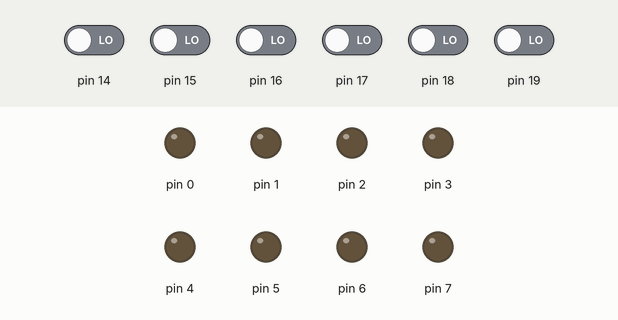
This sketch was run on a simulated Arduino Uno, built with avr-gcc and run on an emulated ATmega328P. On the bench: output pins drawn as LEDs (lit = HIGH). Inputs (shaded band) come from the test bench; at power-on: pin 14–19 LOW.

Above: at 1.2 s.
1.3 s: pin 14 driven HIGH and pin 19 driven HIGH
At 2.2 s:
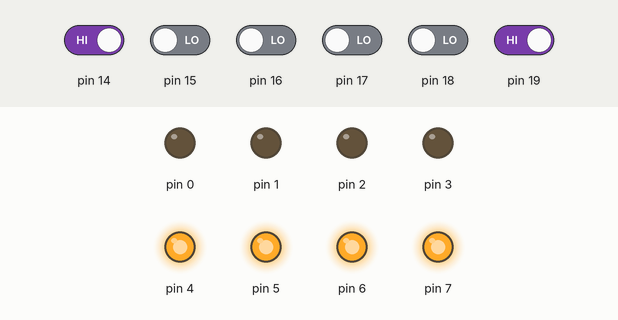
2.8 s: pin 14 driven LOW
At 3.4 s:
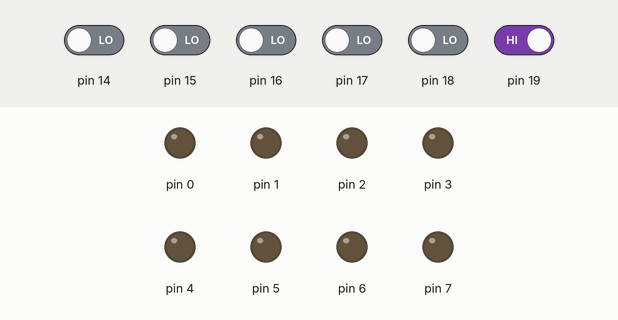
4.3 s: pin 14 driven HIGH
At 5.7 s:
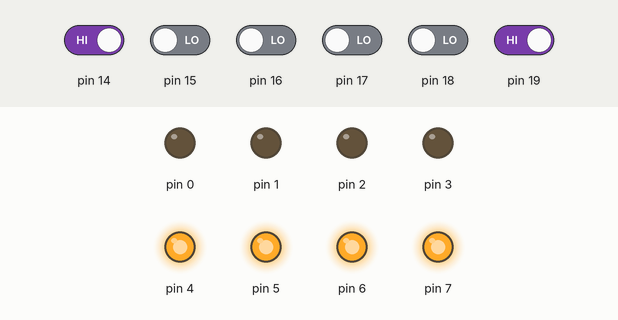
Timing chart, 0 to 7.3 s (numbered marks = the images above; inputs shaded):
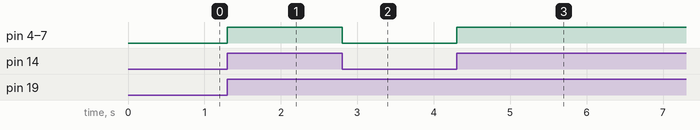

The sketch:

LePort.ino
```cpp
int leitura;

void setup() {
 DDRD=0b11111111; //pinModeD 0b=binario 1=saída//
 DDRC=0b000000;   //pinModeC 0=entrada//
}
void loop() {
 leitura=PINC; //digitalReadC//
  switch (leitura){

 case 0b111111 : //digitalReadC = 111111//
 PORTD=0b11111111; //digitalWriteD//
 break;

 case 0b011110 :
 PORTD=0b00001111;
 break;

 case 0b100001 :
 PORTD=0b11110000;
 break;

 default: //qualquer outro case//
 PORTD=0b00000000;
 break;
}
}
```

Measured:
- after the input at 1.3 s, pin 4–7: LOW → HIGH at once
- after the input at 2.8 s, pin 4–7: HIGH → LOW at once
- after the input at 4.3 s, pin 4–7: LOW → HIGH at once
